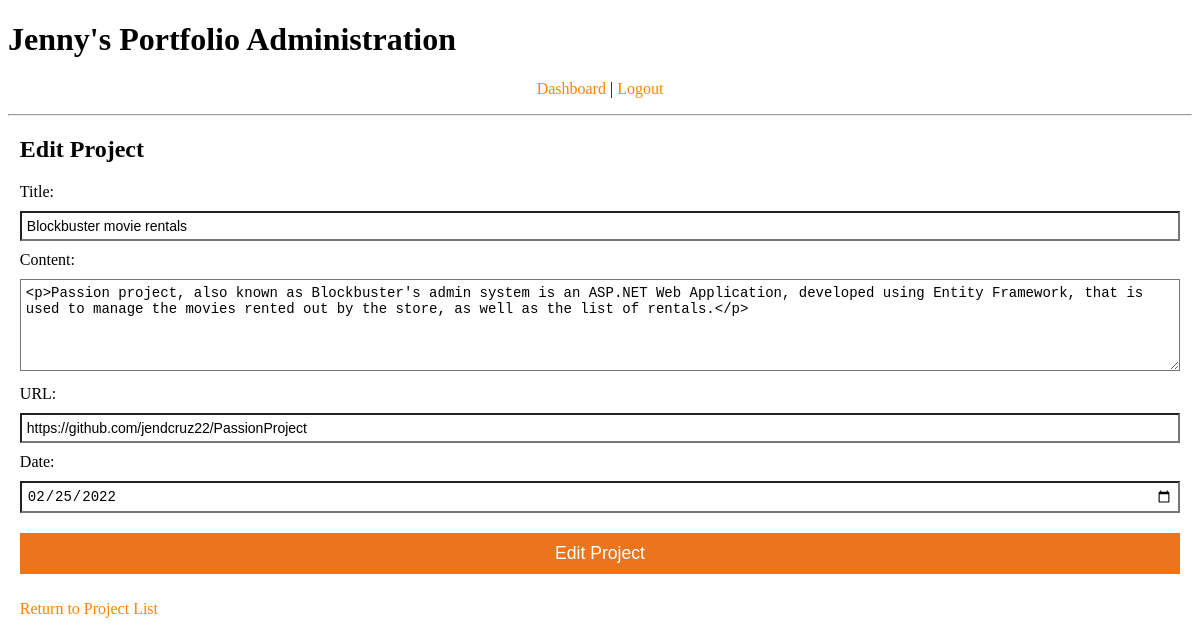
Page /admin/projects_edit.php?id=7 (signed in) on the committed database.
### tables this page shows
CREATE TABLE `projects` (
  `id` int(10) UNSIGNED NOT NULL,
  `title` varchar(100) DEFAULT NULL,
  `content` text NOT NULL,
  `url` varchar(100) NOT NULL,
  `date` date DEFAULT NULL,
  `photo` longblob NOT NULL
);

### admin/projects_edit.php (the view, shortened to what this page needs)
<?php
include( 'includes/database.php' );
include( 'includes/header.php' );
if( isset( $_GET['id'] ) )
{
  $query = 'SELECT *
    FROM projects
    WHERE id = '.$_GET['id'].'
    LIMIT 1';
  $result = mysqli_query( $connect, $query );
  $record = mysqli_fetch_assoc( $result );
}
?>
<h2>Edit Project</h2>
<form method="post">
  <label for="title">Title:</label>
  <input type="text" name="title" id="title" value="<?php echo htmlentities( $record['title'] ); ?>">
  <br>
  <label for="content">Content:</label>
  <textarea type="text" name="content" id="content" rows="5"><?php echo htmlentities( $record['content'] ); ?></textarea>
  <br>
  <label for="url">URL:</label>
  <input type="text" name="url" id="url" value="<?php echo htmlentities( $record['url'] ); ?>">
  <br>
  <label for="date">Date:</label>
  <input type="date" name="date" id="date" value="<?php echo htmlentities( $record['date'] ); ?>">
  <br>
  <input type="submit" value="Edit Project">
</form>
<p><a href="projects.php"><i class="fas fa-arrow-circle-left"></i> Return to Project List</a></p>
<?php
include( 'includes/footer.php' );
?>

### admin/styles.css (style rules this page uses)
a:link, a:active, a:hover, a:visited { text-decoration: none; color: #FF8500; }
label { display: block; margin: 0 0 10px 0; text-align: left; }
textarea { border-radius: 0; font-size: 14px; padding: 5px; width: 100%; margin: 0 0 10px 0; box-sizing: border-box; }
input { border-radius: 0; font-size: 14px; padding: 5px; width: 100%; margin: 0 0 10px 0; box-sizing: border-box; }
input[type=submit] { border: 0; background-color: #eb741d; color: #fff; padding: 10px 10px; font-size: 110%; margin-top: 10px; }

### rows in the picture
projects: title "Blockbuster movie rentals", content "<p>Passion project, also known as Blockbuster's admin system is an ASP.NET Web Application, developed using Entity Framework, that is used to manage the movies rented out by the store, as well as the list of rentals.</p>", url "https://github.com/jendcruz22/PassionProject", date "02/25/2022"
